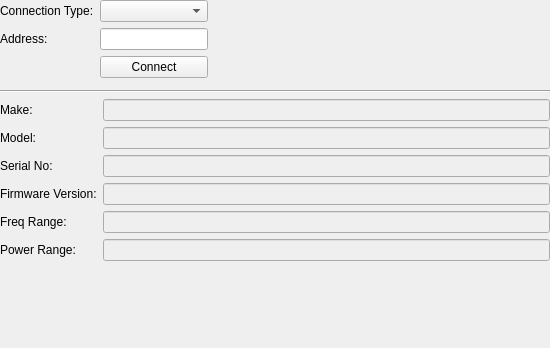
<?xml version="1.0" encoding="UTF-8"?>
<ui version="4.0">
 <class>RsaToolbox::VnaForm</class>
 <widget class="QWidget" name="RsaToolbox::VnaForm">
  <property name="geometry">
   <rect>
    <x>0</x>
    <y>0</y>
    <width>550</width>
    <height>348</height>
   </rect>
  </property>
  <property name="windowTitle">
   <string>Form</string>
  </property>
  <layout class="QVBoxLayout" name="verticalLayout">
   <property name="leftMargin">
    <number>0</number>
   </property>
   <property name="topMargin">
    <number>0</number>
   </property>
   <property name="rightMargin">
    <number>0</number>
   </property>
   <property name="bottomMargin">
    <number>0</number>
   </property>
   <item>
    <widget class="QWidget" name="connectionPanel" native="true">
     <layout class="QGridLayout" name="gridLayout" columnstretch="0,0,1">
      <property name="leftMargin">
       <number>0</number>
      </property>
      <property name="topMargin">
       <number>0</number>
      </property>
      <property name="rightMargin">
       <number>0</number>
      </property>
      <property name="bottomMargin">
       <number>0</number>
      </property>
      <item row="1" column="0">
       <widget class="QLabel" name="addressLabel">
        <property name="text">
         <string>Address:</string>
        </property>
       </widget>
      </item>
      <item row="0" column="1">
       <widget class="ConnectionTypeComboBox" name="connectionType"/>
      </item>
      <item row="1" column="1">
       <widget class="QLineEdit" name="address"/>
      </item>
      <item row="0" column="0">
       <widget class="QLabel" name="typeLabel">
        <property name="text">
         <string>Connection Type:</string>
        </property>
       </widget>
      </item>
      <item row="2" column="1">
       <widget class="ConnectButton" name="connect">
        <property name="text">
         <string>Connect</string>
        </property>
       </widget>
      </item>
      <item row="2" column="2">
       <spacer name="horizontalSpacer">
        <property name="orientation">
         <enum>Qt::Horizontal</enum>
        </property>
        <property name="sizeHint" stdset="0">
         <size>
          <width>40</width>
          <height>20</height>
         </size>
        </property>
       </spacer>
      </item>
     </layout>
    </widget>
   </item>
   <item>
    <widget class="ErrorLabel" name="error" native="true"/>
   </item>
   <item>
    <widget class="Line" name="line">
     <property name="sizePolicy">
      <sizepolicy hsizetype="Expanding" vsizetype="Minimum">
       <horstretch>0</horstretch>
       <verstretch>0</verstretch>
      </sizepolicy>
     </property>
     <property name="orientation">
      <enum>Qt::Horizontal</enum>
     </property>
    </widget>
   </item>
   <item>
    <widget class="QWidget" name="propertiesPanel" native="true">
     <layout class="QGridLayout" name="gridLayout_2" columnstretch="0,1">
      <property name="leftMargin">
       <number>0</number>
      </property>
      <property name="topMargin">
       <number>0</number>
      </property>
      <property name="rightMargin">
       <number>0</number>
      </property>
      <property name="bottomMargin">
       <number>0</number>
      </property>
      <item row="1" column="0">
       <widget class="QLabel" name="modelLabel">
        <property name="text">
         <string>Model:</string>
        </property>
       </widget>
      </item>
      <item row="0" column="0">
       <widget class="QLabel" name="makeLabel">
        <property name="text">
         <string>Make:</string>
        </property>
       </widget>
      </item>
      <item row="0" column="1">
       <widget class="QLineEdit" name="make">
        <property name="enabled">
         <bool>false</bool>
        </property>
        <property name="readOnly">
         <bool>true</bool>
        </property>
       </widget>
      </item>
      <item row="1" column="1">
       <widget class="QLineEdit" name="model">
        <property name="enabled">
         <bool>false</bool>
        </property>
        <property name="readOnly">
         <bool>true</bool>
        </property>
       </widget>
      </item>
      <item row="2" column="0">
       <widget class="QLabel" name="serialLabel">
        <property name="text">
         <string>Serial No:</string>
        </property>
       </widget>
      </item>
      <item row="2" column="1">
       <widget class="QLineEdit" name="serial">
        <property name="enabled">
         <bool>false</bool>
        </property>
        <property name="readOnly">
         <bool>true</bool>
        </property>
       </widget>
      </item>
      <item row="3" column="0">
       <widget class="QLabel" name="firmwareLabel">
        <property name="text">
         <string>Firmware Version:</string>
        </property>
       </widget>
      </item>
      <item row="5" column="0">
       <widget class="QLabel" name="powerLabel">
        <property name="text">
         <string>Power Range:</string>
        </property>
       </widget>
      </item>
      <item row="4" column="0">
       <widget class="QLabel" name="freqLabel">
        <property name="text">
         <string>Freq Range:</string>
        </property>
       </widget>
      </item>
      <item row="3" column="1">
       <widget class="QLineEdit" name="firmware">
        <property name="enabled">
         <bool>false</bool>
        </property>
        <property name="readOnly">
         <bool>true</bool>
        </property>
       </widget>
      </item>
      <item row="4" column="1">
       <widget class="QLineEdit" name="frequency">
        <property name="enabled">
         <bool>false</bool>
        </property>
        <property name="readOnly">
         <bool>true</bool>
        </property>
       </widget>
      </item>
      <item row="5" column="1">
       <widget class="QLineEdit" name="power">
        <property name="enabled">
         <bool>false</bool>
        </property>
        <property name="readOnly">
         <bool>true</bool>
        </property>
       </widget>
      </item>
      <item row="6" column="1">
       <spacer name="verticalSpacer">
        <property name="orientation">
         <enum>Qt::Vertical</enum>
        </property>
        <property name="sizeHint" stdset="0">
         <size>
          <width>20</width>
          <height>40</height>
         </size>
        </property>
       </spacer>
      </item>
     </layout>
    </widget>
   </item>
  </layout>
 </widget>
 <customwidgets>
  <customwidget>
   <class>ErrorLabel</class>
   <extends>QWidget</extends>
   <header>ErrorLabel.h</header>
   <container>1</container>
  </customwidget>
  <customwidget>
   <class>ConnectionTypeComboBox</class>
   <extends>QComboBox</extends>
   <header>ConnectionTypeComboBox.h</header>
  </customwidget>
  <customwidget>
   <class>ConnectButton</class>
   <extends>QPushButton</extends>
   <header>ConnectButton.h</header>
  </customwidget>
 </customwidgets>
 <resources/>
 <connections/>
</ui>
